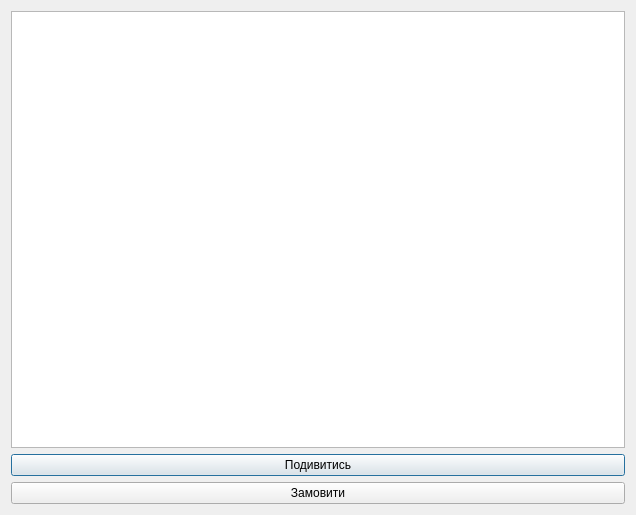
<?xml version="1.0" encoding="UTF-8"?>
<ui version="4.0">
 <class>Newavto</class>
 <widget class="QDialog" name="Newavto">
  <property name="geometry">
   <rect>
    <x>0</x>
    <y>0</y>
    <width>636</width>
    <height>515</height>
   </rect>
  </property>
  <property name="windowTitle">
   <string>Dialog</string>
  </property>
  <layout class="QVBoxLayout" name="verticalLayout">
   <item>
    <widget class="QTableView" name="new_vw"/>
   </item>
   <item>
    <widget class="QPushButton" name="checknew_pb">
     <property name="text">
      <string>Подивитись</string>
     </property>
    </widget>
   </item>
   <item>
    <widget class="QPushButton" name="zamovl_pb">
     <property name="text">
      <string>Замовити</string>
     </property>
    </widget>
   </item>
  </layout>
 </widget>
 <resources/>
 <connections/>
</ui>
